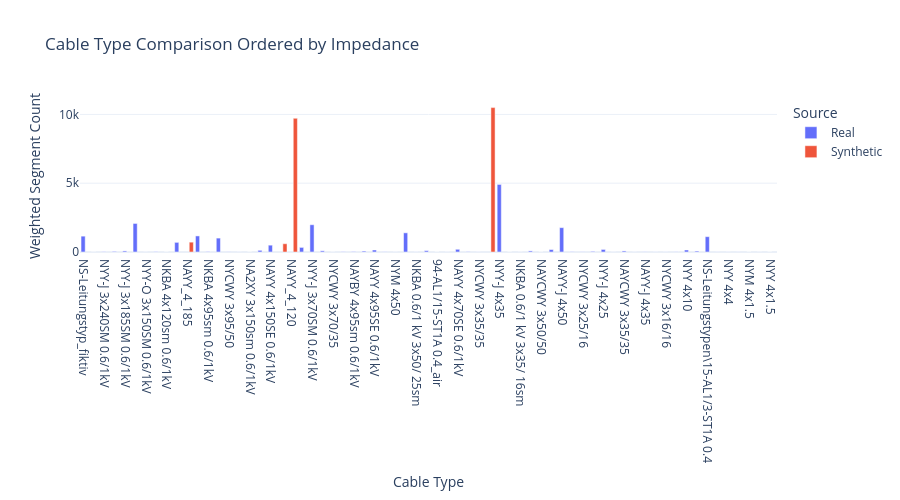

Write notebook code for a chart like this one.
### Markdown cell above
### 4f. Cable Type Comparison

Compare the selected cable types as weighted counts, ordered by their impedance magnitude. The helper uses the configured `PLZ` together with `REAL_GRID_DIR` and the synthetic database export.

### Code cell
_ = show_cable_type_comparison(
    PLZ,
    real_grid_dir=REAL_GRID_DIR,
)

### Figure 1 — Plotly figure (JSON) as saved in the notebook; plotly's stock layout.template omitted (floating-point values rounded to 4 significant figures)
{"data": [{"alignmentgroup": "True", "customdata": [[14.49, 0.0], [0.25, 0.0], [1.041, 0.1063], [0.13, 0.1063], [5.075, 0.125], [54.9, 0.1453], [0.04, 0.1453], [3.304, 0.1497], [0.081, 0.169], [21.94, 0.1735], [44.06, 0.1836], [0.897, 0.2061], [25.11, 0.208], [0.265, 0.2086], [0.191, 0.2086], [0.001, 0.2182], [3.708, 0.2197], [14.95, 0.2218], [9.802, 0.2666], [43.44, 0.2788], [2.03, 0.2794], [0.435, 0.2801], [0.639, 0.2801], [0.469, 0.3295], [1.391, 0.3303], [6.247, 0.3311], [0.399, 0.3955], [0.061, 0.3961], [29.12, 0.3961], [0.199, 0.3969], [2.714, 0.3975], [0.024, 0.4216], [0.038, 0.4506], [5.035, 0.4518], [0.723, 0.5046], [0.091, 0.5306], [68.99, 0.5309], [0.006, 0.5317], [0.128, 0.5318], [1.11, 0.5318], [0.054, 0.6464], [1.801, 0.6465], [26.03, 0.6466], [0.514, 0.6654], [0.164, 0.7324], [0.619, 0.7324], [2.604, 0.7324], [0.072, 0.8692], [0.84, 0.8692], [0.028, 0.8732], [0.227, 0.8732], [0.091, 1.153], [0.031, 1.156], [0.333, 1.247], [2.108, 1.833], [1.278, 1.909], [14.3, 1.909], [0.479, 3.086], [0.25, 4.615], [0.546, 7.414], [0.001, 12.12], [0.016, 12.12], [0.007, 12.12]], "hovertemplate": "Source=Real<br>Cable Type=%{x}<br>Weighted Segment Count=%{y}<br>total_length_km=%{customdata[0]}<br>impedance_ohm_per_km=%{customdata[1]}<extra></extra>", "legendgroup": "Real", "marker": {"color": "#636efa", "pattern": {"shape": ""}}, "name": "Real", "offsetgroup": "Real", "orientation": "v", "showlegend": true, "textposition": "auto", "type": "bar", "x": ["NS-Leitungstyp_fiktiv", "NS-Leitungstyp_fiktiv_air", "NYY-J 3x240SM 0.6/1kV", "NYY-O 3x240SM 0.6/1kV", "NYY-J 3x185SM 0.6/1kV", "NYY-J 3x150SM 0.6/1kV", "NYY-O 3x150SM 0.6/1kV", "NAYY 4x240SE 0.6/1kV", "NKBA 4x120sm 0.6/1kV", "NYY-J 4x120", "NAYY 4x185SE 0.6/1kV", "NKBA 4x95sm 0.6/1kV", "NYY-J 3x95SM 0.6/1kV", "NYCWY 3x95/50", "NYCWY 3x95/95", "NA2XY 3x150sm 0.6/1kV", "NAYBY 4x150sm 0.6/1kV", "NAYY 4x150SE 0.6/1kV", "NAYY 4x120SE 0.6/1kV", "NYY-J 3x70SM 0.6/1kV", "NKBA 4x70sm 0.6/1kV", "NYCWY 3x70/35", "NYCWY 3x70/70", "NAYBY 4x95sm 0.6/1kV", "NAYCWY 3x120/120", "NAYY 4x95SE 0.6/1kV", "NYCWY 3x50/50", "NYM 4x50", "NYY-J 4x50", "NKBA 0.6/1 kV 3x50/ 25sm", "NKBA 4x50sm 0.6/1kV", "94-AL1/15-ST1A 0.4_air", "NAYBY 4x70sm 0.6/1kV", "NAYY 4x70SE 0.6/1kV", "70-AL1/11-ST1A_air", "NYCWY 3x35/35", "NYY-J 4x35", "NYCWY 4x35/16", "NKBA 0.6/1 kV 3x35/ 16sm", "NKBA 4x35sm 0.6/1kV", "NAYCWY 3x50/50", "NAYBY 4x50sm 0.6/1kV", "NAYY-J 4x50", "48-AL1/8-ST1A 0.4_air", "NYCWY 3x25/16", "NYCWY 3x25/25", "NYY-J 4x25", "NAYCWY 3x35/16", "NAYCWY 3x35/35", "NAYY-J 3x35/35", "NAYY-J 4x35", "NYCY 4x16/16", "NYCWY 3x16/16", "24-AL1/4-ST1A 0.4_air", "NYY 4x10", "15-AL1/3-ST1A 0.4_air", "NS-Leitungstypen\\15-AL1/3-ST1A 0.4", "NYY 4x6", "NYY 4x4", "NYY 4x2.5", "NYM 4x1.5", "NYY 3x1.5", "NYY 4x1.5"], "xaxis": "x", "y": [1152.0, 3.0, 20.0, 44.0, 78.0, 2075.0, 4.0, 24.0, 1.0, 701.0, 1168.0, 34.0, 1011.0, 14.0, 5.0, 1.0, 122.0, 497.0, 335.0, 1982.0, 86.0, 3.0, 20.0, 31.0, 68.0, 147.0, 16.0, 4.0, 1394.0, 5.0, 98.0, 1.0, 4.0, 198.0, 26.0, 6.0, 4912.0, 1.0, 4.0, 79.0, 2.0, 179.0, 1771.0, 22.0, 14.0, 47.0, 187.0, 4.0, 76.0, 4.0, 13.0, 6.0, 5.0, 13.0, 147.0, 69.0, 1114.0, 7.0, 6.0, 7.0, 1.0, 4.0, 1.0], "yaxis": "y"}, {"alignmentgroup": "True", "customdata": [[15.81, 0.1825], [10.91, 0.2229], [197.0, 0.2388], [234.9, 0.5308]], "hovertemplate": "Source=Synthetic<br>Cable Type=%{x}<br>Weighted Segment Count=%{y}<br>total_length_km=%{customdata[0]}<br>impedance_ohm_per_km=%{customdata[1]}<extra></extra>", "legendgroup": "Synthetic", "marker": {"color": "#EF553B", "pattern": {"shape": ""}}, "name": "Synthetic", "offsetgroup": "Synthetic", "orientation": "v", "showlegend": true, "textposition": "auto", "type": "bar", "x": ["NAYY_4_185", "NAYY_4_150", "NAYY_4_120", "NYY_4_35"], "xaxis": "x", "y": [716.0, 602.0, 9719.0, 10500.0], "yaxis": "y"}], "layout": {"barmode": "group", "height": 500, "legend": {"title": {"text": "Source"}, "tracegroupgap": 0}, "title": {"text": "Cable Type Comparison Ordered by Impedance"}, "xaxis": {"anchor": "y", "categoryarray": ["NS-Leitungstyp_fiktiv", "NS-Leitungstyp_fiktiv_air", "NYY-J 3x240SM 0.6/1kV", "NYY-O 3x240SM 0.6/1kV", "NYY-J 3x185SM 0.6/1kV", "NYY-J 3x150SM 0.6/1kV", "NYY-O 3x150SM 0.6/1kV", "NAYY 4x240SE 0.6/1kV", "NKBA 4x120sm 0.6/1kV", "NYY-J 4x120", "NAYY_4_185", "NAYY 4x185SE 0.6/1kV", "NKBA 4x95sm 0.6/1kV", "NYY-J 3x95SM 0.6/1kV", "NYCWY 3x95/50", "NYCWY 3x95/95", "NA2XY 3x150sm 0.6/1kV", "NAYBY 4x150sm 0.6/1kV", "NAYY 4x150SE 0.6/1kV", "NAYY_4_150", "NAYY_4_120", "NAYY 4x120SE 0.6/1kV", "NYY-J 3x70SM 0.6/1kV", "NKBA 4x70sm 0.6/1kV", "NYCWY 3x70/35", "NYCWY 3x70/70", "NAYBY 4x95sm 0.6/1kV", "NAYCWY 3x120/120", "NAYY 4x95SE 0.6/1kV", "NYCWY 3x50/50", "NYM 4x50", "NYY-J 4x50", "NKBA 0.6/1 kV 3x50/ 25sm", "NKBA 4x50sm 0.6/1kV", "94-AL1/15-ST1A 0.4_air", "NAYBY 4x70sm 0.6/1kV", "NAYY 4x70SE 0.6/1kV", "70-AL1/11-ST1A_air", "NYCWY 3x35/35", "NYY_4_35", "NYY-J 4x35", "NYCWY 4x35/16", "NKBA 0.6/1 kV 3x35/ 16sm", "NKBA 4x35sm 0.6/1kV", "NAYCWY 3x50/50", "NAYBY 4x50sm 0.6/1kV", "NAYY-J 4x50", "48-AL1/8-ST1A 0.4_air", "NYCWY 3x25/16", "NYCWY 3x25/25", "NYY-J 4x25", "NAYCWY 3x35/16", "NAYCWY 3x35/35", "NAYY-J 3x35/35", "NAYY-J 4x35", "NYCY 4x16/16", "NYCWY 3x16/16", "24-AL1/4-ST1A 0.4_air", "NYY 4x10", "15-AL1/3-ST1A 0.4_air", "NS-Leitungstypen\\15-AL1/3-ST1A 0.4", "NYY 4x6", "NYY 4x4", "NYY 4x2.5", "NYM 4x1.5", "NYY 3x1.5", "NYY 4x1.5"], "categoryorder": "array", "domain": [0, 1], "title": {"text": "Cable Type"}}, "yaxis": {"anchor": "x", "domain": [0, 1], "title": {"text": "Weighted Segment Count"}}}}
